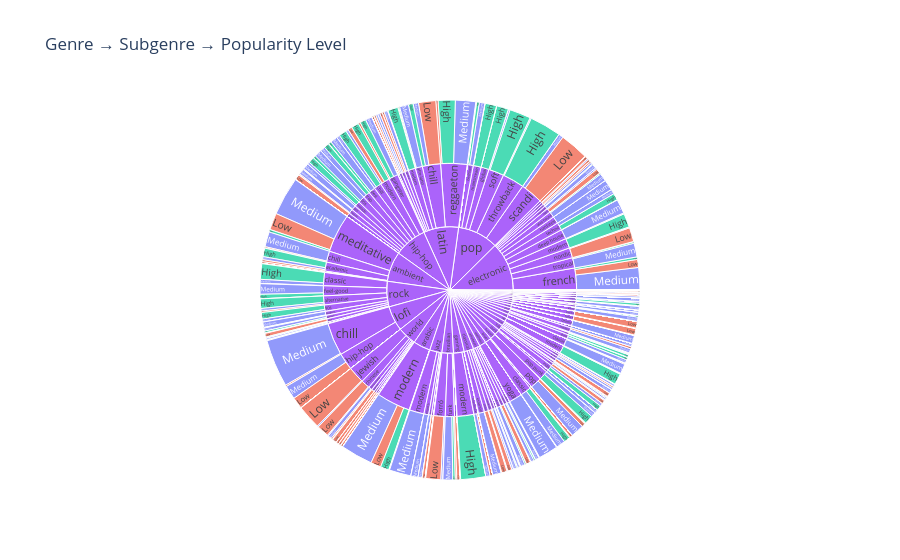

Here is the notebook cell this chart was saved with:
### Code cell
sunburst_df = (
    df.groupby(["playlist_genre", "playlist_subgenre", "popularity_level"])
    .size()
    .reset_index(name="count")
)

fig = px.sunburst(
    sunburst_df,
    path=["playlist_genre", "playlist_subgenre", "popularity_level"],
    values="count",
    color="popularity_level",
    title="Genre → Subgenre → Popularity Level"
)

fig.show()

### Figure 1 — Plotly figure (JSON) as saved in the notebook; plotly's stock layout.template omitted (floating-point values rounded to 4 significant figures; data arrays with more than 128 entries replaced by an {"elided": "..."} marker saying what was removed)
{"data": [{"branchvalues": "total", "customdata": {"elided": "11795x1 str values"}, "domain": {"x": [0, 1], "y": [0, 1]}, "hovertemplate": "labels=%{label}<br>count=%{value}<br>parent=%{parent}<br>id=%{id}<br>popularity_level=%{customdata[0]}<extra></extra>", "ids": {"elided": "11795 str values"}, "labels": {"elided": "11795 str values"}, "marker": {"colors": {"elided": "11795 str values"}}, "name": "", "parents": {"elided": "11795 str values"}, "type": "sunburst", "values": {"elided": "11795 int values"}}], "layout": {"legend": {"tracegroupgap": 0}, "title": {"text": "Genre → Subgenre → Popularity Level"}}}
